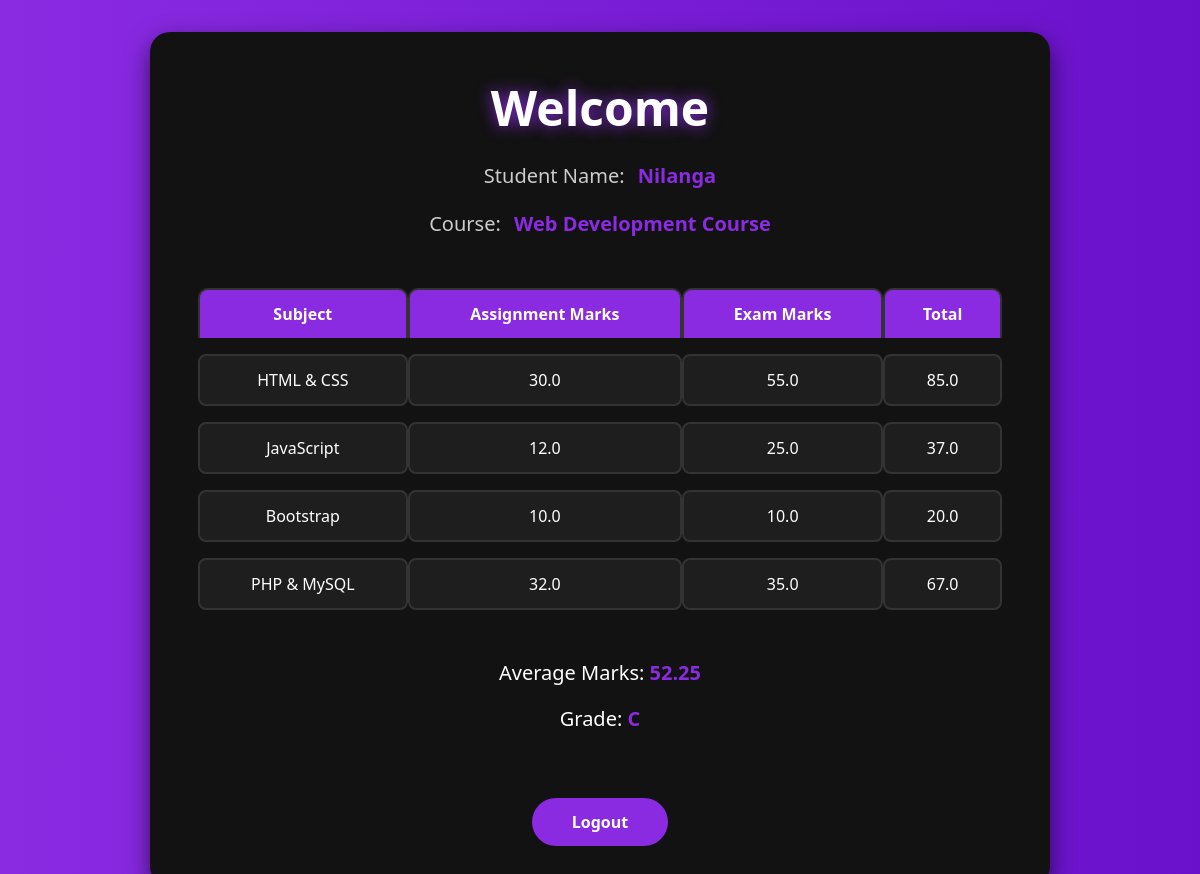
Screenshot of /dashboard/dashboard/ (signed in) with the database file from the repository.
### studentportal/models.py (models this page shows, shortened)
class Student(models.Model):
    user = models.OneToOneField(User, on_delete=models.CASCADE, null=True)
    name = models.CharField(max_length=100)
    email = models.EmailField()
    course = models.ForeignKey(Course, on_delete=models.SET_NULL, null=True)

class Marks(models.Model):
    student = models.ForeignKey(Student, on_delete=models.CASCADE)
    subject = models.ForeignKey(Subject, on_delete=models.CASCADE)
    assignment_marks = models.FloatField(default=0)
    exam_marks = models.FloatField(default=0)
    @property
    def total(self):
        return self.assignment_marks + self.exam_marks

### adminpanel/models.py (models this page shows, shortened)
class Course(models.Model):
    name = models.CharField(max_length=100)

class Subject(models.Model):
    name = models.CharField(max_length=100)
    course = models.ForeignKey(Course, on_delete=models.CASCADE, related_name='subjects')

### studentportal/views.py (the view)
# urls.py: path('dashboard/', views.student_dashboard, name='student_dashboard'),
def student_dashboard(request):
    if not request.user.is_authenticated:
        return redirect('student_login')
    try:
        student = Student.objects.get(user=request.user)
        marks = Marks.objects.filter(student=student)
        if marks.exists():
            average = sum([m.total for m in marks]) / marks.count()
        else:
            average = 0
        if average >= 75:
            grade = "A"
        elif average >= 60:
            grade = "B"
        elif average >= 50:
            grade = "C"
        else:
            grade = "F"
        context = {
            'student': student,
            'marks': marks,
            'average': round(average, 2),
            'grade': grade,
        }
        return render(request, 'studentportal/dashboard.html', context)
    except Student.DoesNotExist:
        return render(request, 'studentportal/dashboard.html', {'error': 'Student profile not found'})

### studentportal/templates/studentportal/dashboard.html (shortened to what this page needs)
{% load static %}
<!DOCTYPE html>
<html lang="en">
<head>
  <link href="https://cdn.jsdelivr.net/npm/bootstrap@5.3.3/dist/css/bootstrap.min.css" rel="stylesheet" />
</head>
<body>
  <div class="dashboard-container">
    <div class="welcome-text">Welcome</div>
    <div class="dashboard-header">
      <p><span class="label">Student Name:</span> <span class="value">{{ student.user.username }}</span></p>
      <p><span class="label">Course:</span> <span class="value">{{ student.course.name }}</span></p>
    </div>
    <div class="table-responsive">
      <table>
        <thead>
          <tr>
            <th>Subject</th>
            <th>Assignment Marks</th>
            <th>Exam Marks</th>
            <th>Total</th>
          </tr>
        </thead>
        <tbody>
          {% for mark in marks %}
          <tr>
            <td>{{ mark.subject.name }}</td>
            <td>{{ mark.assignment_marks }}</td>
            <td>{{ mark.exam_marks }}</td>
            <td>{{ mark.total }}</td>
          </tr>
          {% empty %}
          <tr>
            <td colspan="4" style="color: #ccc;">No marks available</td>
          </tr>
          {% endfor %}
        </tbody>
      </table>
    </div>
    <div class="summary">
      <p>Average Marks: <span>{{ average }}</span></p>
      <p>Grade: <span>{{ grade }}</span></p>
    </div>
    <a href="{% url 'student_logout' %}" class="logout-btn">Logout</a>
  </div>
</body>
</html>

### studentportal/templates/studentportal/dashboard.html (style rules this page uses)
html, body { height: 100%; margin: 0; font-family: 'Segoe UI', Tahoma, Geneva, Verdana, sans-serif; background: linear-gradient(to right, #8a2be2, #6a11cb); color: #fff; }
body { display: flex; justify-content: center; align-items: flex-start; padding: 2rem; overflow-y: auto; }
.dashboard-container { background-color: #121212; border-radius: 20px; box-shadow: 0 10px 25px rgba(0,0,0,0.6); max-width: 900px; width: 100%; padding: 2.5rem 3rem; text-align: center; }
.welcome-text { font-size: 3rem; font-weight: 900; margin-bottom: 1rem; color: #fff; text-shadow: 0 0 15px #8a2be2; }
.dashboard-header { margin-bottom: 2rem; font-size: 1.25rem; line-height: 1.6; }
.dashboard-header span.label { color: #ccc; font-weight: 500; margin-right: 0.5rem; }
.dashboard-header span.value { color: #8a2be2; font-weight: 700; }
.table-responsive { max-height: 400px; overflow-y: auto; }
table { width: 100%; border-collapse: separate; border-spacing: 0 1rem; color: #fff; font-size: 1rem; }
th, td { background-color: #1e1e1e; padding: 12px 20px; vertical-align: middle; text-align: center; border: 2px solid #333; border-radius: 8px; }
th { background-color: #8a2be2; font-weight: 600; border-radius: 10px 10px 0 0; border-bottom: none; }
.summary { margin-top: 2rem; font-size: 1.25rem; }
.summary span { font-weight: bold; color: #8a2be2; }
.logout-btn { display: inline-block; margin: 3rem auto 0; background-color: #8a2be2; color: white; border: none; padding: 12px 40px; font-weight: 600; border-radius: 30px; text-align: center; text-decoration: none; transition: background-color 0.3s ease; }

### rows the page displays
Student: user.username "Nilanga", course.name "Web Development Course"
Marks: subject.name "HTML & CSS", assignment_marks "30.0", exam_marks "55.0", total "85.0"
Marks: subject.name "JavaScript", assignment_marks "12.0", exam_marks "25.0", total "37.0"
Marks: subject.name "Bootstrap", assignment_marks "10.0", exam_marks "10.0", total "20.0"
Marks: subject.name "PHP & MySQL", assignment_marks "32.0", exam_marks "35.0", total "67.0"

### other values shown
{{ average }} "52.25"
{{ grade }} "C"
